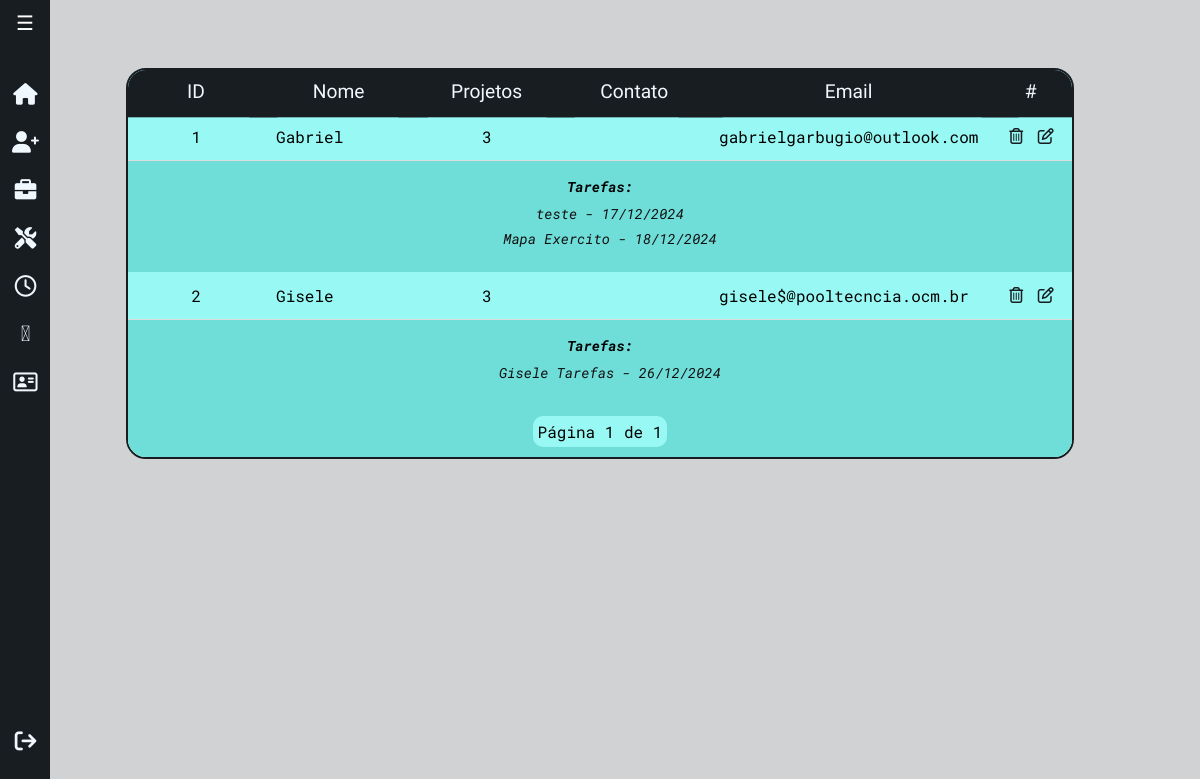
/ambielle/listaClientes/ (signed in), run on an earlier commit of the app's database.
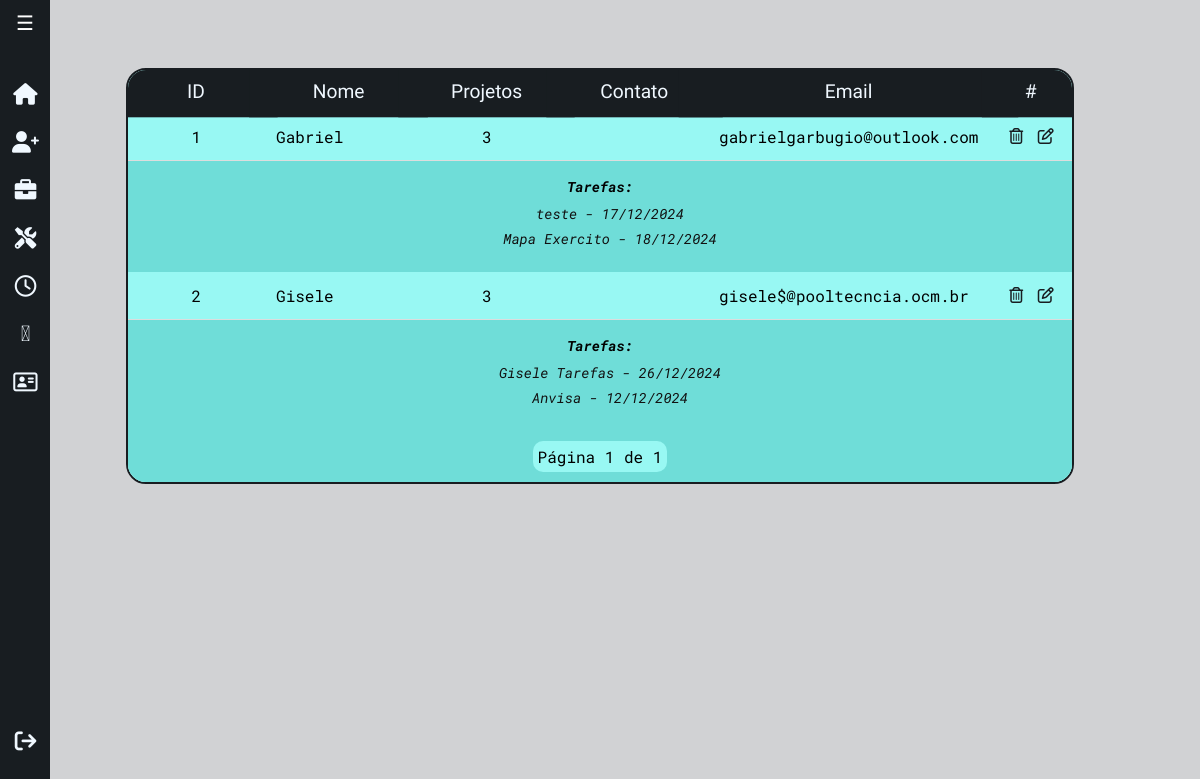
And on a later commit of the database.
### workflow/models.py (models this page shows, shortened)
class Cliente(models.Model):
    nome = models.CharField(max_length=255)
    endereco = models.CharField(max_length=255)
    numero = models.IntegerField(null=True)
    bairro = models.CharField(max_length=255, blank=True, null=True)
    razao_social = models.CharField(max_length=255, blank=True, null=True)
    telefone = models.CharField(max_length=15)
    email = models.EmailField()
    contato_principal = models.CharField(max_length=255)
    contato_secundario = models.CharField(max_length=255, blank=True, null=True)
    proposta_link = models.URLField(blank=True, null=True)
    cnpj = models.CharField(max_length=15)

class Tarefa(models.Model):
    STATUS_CHOICES = [
        ('Iniciado', 'Iniciado'),
        ('Coleta De Informações', 'Coleta de Informações'),
        ('Execucao', 'Execução'),
        ('Aprovação Cliente', 'Aprovação Cliente'),
        ('Concluído', 'Concluído'),
        ('Encerrado', 'Encerrado'),
    ]
    tipo_servico = models.ForeignKey(TipoServico, on_delete=models.CASCADE, related_name="tarefas")
    cliente = models.ForeignKey(Cliente, on_delete=models.CASCADE)
    status = models.CharField(max_length=50, choices=STATUS_CHOICES, default='iniciado')
    data_inicio = models.DateField(default=timezone.now)
    prazo_final = models.DateField(null=True, blank=True)
    observacoes = models.TextField(blank=True, null=True)
    valor_total_servico = models.DecimalField(max_digits=10, decimal_places=2, blank=True, null=True)

class TipoServico(models.Model):
    nome = models.CharField(max_length=50, unique=True)
    orgao = models.CharField(max_length=50, blank=True)
    def __str__(self):
        return f"{self.nome}"

### workflow/views/getPage.py (the view)
# urls.py: path('ambielle/listaClientes/', views.getCliente, name='getCliente'),
@login_required(login_url='workflow:login')
def getCliente(request):
    title = 'Lista de Clientes'
    clientes = Cliente.objects.prefetch_related(
        Prefetch(
            'tarefa_set',  # Substitua 'tarefa_set' pelo related_name definido no modelo, se houver.
            queryset=Tarefa.objects.all(),  # Filtra apenas as tarefas em aberto.
            to_attr='tarefas_em_aberto'  # Armazena as tarefas como um atributo no objeto Cliente.
        )
    )
    paginator = Paginator(clientes, 15)
    page_number = request.GET.get('page')
    page_obj = paginator.get_page(page_number)
    context = {
        'title': title,
        'page_obj': page_obj,
    }
    return render(
        request,
        'workflow/getClientes.html',
        context,
    )

### workflow/templates/workflow/getClientes.html (shortened to what this page needs)
{% extends 'global/base.html' %}
{% block content %}
  <div class="lista">
    <table>
      <thead>
        <tr>
          <th>ID</th>
          <th>Nome</th>
          <th>Projetos</th>
          <th>Contato</th>
          <th>Email</th>
          <th>#</th>
        </tr>
      </thead>
        {% for cliente in page_obj %}
          <tr>
            <td style="text-align: center;">{{ cliente.id }}</td>
            <td>{{ cliente.nome }}</td>
            <td style="text-align: center;">3</td>
            <td>{{ cliente.contato_principal }}</td>
            <td>{{ cliente.email }}</td>
            <td style="text-align: center; vertical-align: middle;">
              <a href="{% url "workflow:deleteCliente" cliente.id %}" onclick="return confirm('Tem certeza que deseja excluir este item?');"><i class="fa-regular fa-trash-can" style="width: 20px; height: 20px; text-decoration: none; color: var(--secondary-color);"></i></a>
              <a href="{% url "workflow:updateCliente" cliente.id %}"><i class="fa-regular fa-pen-to-square" style="width: 20px; height: 20px; text-decoration: none; color: var(--secondary-color);"></i></a>
            </td>
          </tr>
          <tr>
            <td style="text-align: center;" class="sublist" colspan="6">
              <strong>Tarefas:</strong>
              {% if cliente.tarefas_em_aberto %}
                <ul>
                  {% for tarefa in cliente.tarefas_em_aberto %}
                    <li>
                      {{ tarefa.tipo_servico }} - <em>{{ tarefa.prazo_final|date:"d/m/Y" }}</em>
                    </li>
                  {% endfor %}
                </ul>
              {% else %}
                <p>Sem tarefas.</p>
              {% endif %}
            </td>
          </tr>
        {% endfor %}
      <tfoot>
        <tr>
          <td colspan="6" class="tfoot-cell">
            <div class="pagination">
              <span class="step-links">
                <span class="current">
                    Página {{ page_obj.number }} de {{ page_obj.paginator.num_pages }}
                </span>
              </span>
            </div>
          </td>
        </tr>
      </tfoot>
    </table>
  </div>
{% endblock %}

What changed in the data, as far as the page shows it:
added Tarefa: tipo_servico "Anvisa", prazo_final "12/12/2024", shown under Cliente "Gisele"
